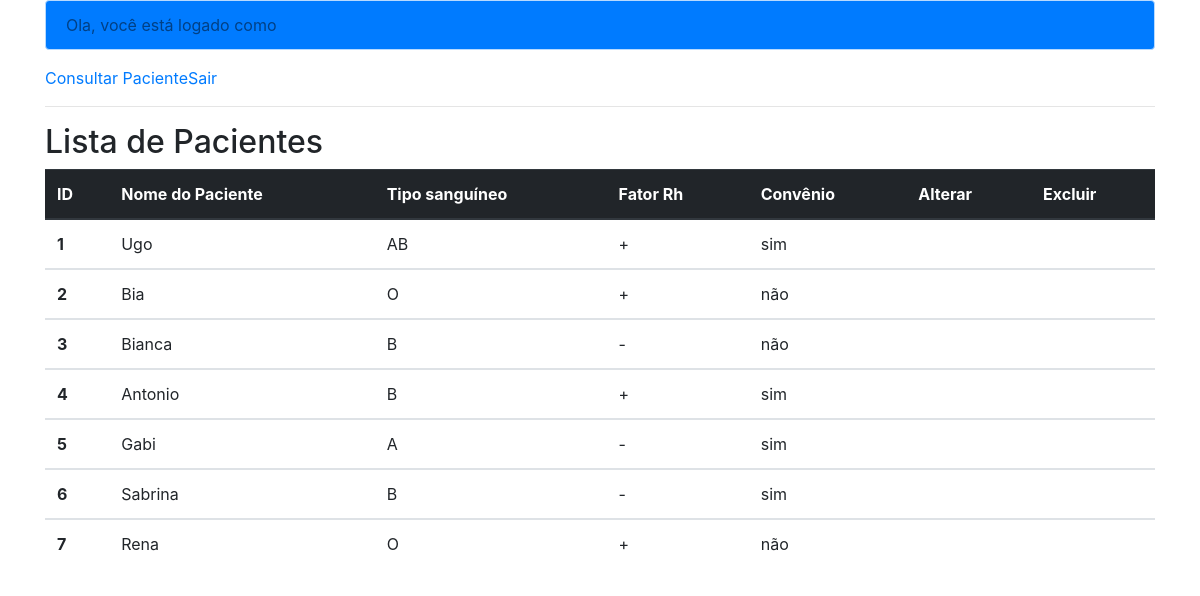
Page /consultaPaciente.php on the committed database.
### tables this page shows
CREATE TABLE IF NOT EXISTS `tb_paciente` (
  `id_paciente` int NOT NULL AUTO_INCREMENT,
  `paciente` varchar(80) NOT NULL,
  `tipo_sanguineo` char(2) NOT NULL,
  `fator_rh` char(1) NOT NULL,
  `convenio` tinyint(1) NOT NULL,
  PRIMARY KEY (`id_paciente`)
);

### consultaPaciente.php (the view, shortened to what this page needs)
<!DOCTYPE html>
<html lang="pt-br">
  <head>
  <head>
  </head>
  <body>
     <?php
     include "menu.php";
	 ?>
  <div class="container">
    <h2> Lista de Pacientes </h2>
   		<table class="table">
  		<thead class="thead-dark">
	<?php
          include("conexao.php");
		 $comandoSql="select * from tb_paciente";
		 $resultado= mysqli_query($con, $comandoSql);
		    ?>
			<tr>
      			<th scope="col">ID</th>
      			<th scope="col">Nome do Paciente</th>
      			<th scope="col">Tipo sanguíneo</th>
      			<th scope="col">Fator Rh</th>
				<th scope="col">Convênio</th>
				<th scope="col">Alterar</th>
				<th scope="col">Excluir</th>
    		</tr>
			 </thead>
			<?php
		while($dados=mysqli_fetch_assoc($resultado)){
			$id=$dados["id_paciente"];
			$p= $dados["paciente"];
			$t= $dados["tipo_sanguineo"];
			$f= $dados["fator_rh"];
			$c= $dados["convenio"];
			if ($c==true)
				$conv="sim";
			else
				$conv="não";
			?>
			<tbody>
				<tr>
				  <th scope="row"><?php echo "$id <br>"; ?></th>
				  <td><?php echo "$p <br> "; ?></td>
				  <td><?php echo "$t <br>"; ?></td>
				  <td><?php echo "$f <br>"; ?></td>
				  <td><?php echo "$conv <br> "; ?></td>
			<?php
		}
    ?>
	  </tbody>
	 </table>
	</div>
</body>
</html>

### menu.php (shortened to what this page needs)
<!DOCTYPE html>
<html lang="pt-br">
  <head>
    <link rel="stylesheet" href="https://stackpath.bootstrapcdn.com/bootstrap/4.1.3/css/bootstrap.min.css">
  </head>
  <body>
    <div class="container">
	<div class="alert alert-primary bg-primary" role="alert">
             <?php
			    echo "Ola, " . $_SESSION["nome"] . " você está logado como " . $_SESSION["tipo"];
			 ?>
    </div>
	<?php
        		 if ($_SESSION["tipo"]=="admin"){
	?>
				 <a type="button" class="btn btn-primary" href='frmPaciente.php'>Cadastrar paciente </a>
				 <a type="button" class="btn btn-primary" href='consultaPaciente.php'>Consultar Paciente</a>
				 <a type="button" class="btn btn-primary" href='consultaPacienteConvenio.php'>Pacientes com convênio</a>
				 <a type="button" class="btn btn-primary" href='consultaPacienteMais.php'>Pacientes com RH +</a>
				 <a type="button" class="btn btn-primary" href='consultaPacienteMenos.php'>Pacientes com RH -</a>
				 <a type="button" class="btn btn-primary" href='frmLogin.php'>Sair</a>
	<?php
				   }else{
				  echo " <a href='consultaPaciente.php'>Consultar Paciente</a>";
				  echo "<a href='frmLogin.php'>Sair</a>";
				 }
			?>
	   <hr>
	</div>
  </body>
</html>

### rows in the picture
tb_paciente: id_paciente "1", paciente "Ugo", tipo_sanguineo "AB", fator_rh "+", convenio "sim"
tb_paciente: id_paciente "2", paciente "Bia", tipo_sanguineo "O", fator_rh "+", convenio "não"
tb_paciente: id_paciente "3", paciente "Bianca", tipo_sanguineo "B", fator_rh "-", convenio "não"
tb_paciente: id_paciente "4", paciente "Antonio", tipo_sanguineo "B", fator_rh "+", convenio "sim"
tb_paciente: id_paciente "5", paciente "Gabi", tipo_sanguineo "A", fator_rh "-", convenio "sim"
tb_paciente: id_paciente "6", paciente "Sabrina", tipo_sanguineo "B", fator_rh "-", convenio "sim"
tb_paciente: id_paciente "7", paciente "Rena", tipo_sanguineo "O", fator_rh "+", convenio "não"
